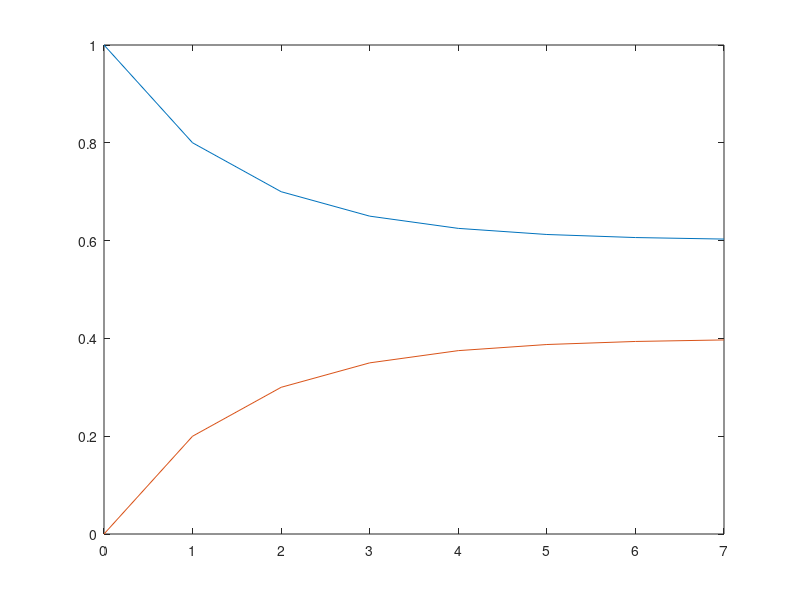

This figure's MATLAB source:
u = [1;0];
A = [.8 .3;.2 .7];
x = u;
k = [0:7];
while size(x,2) <= 7
  disp('start=======');
  disp(x);
  u = A*u; x=[x u];
  disp(x);
end
plot(k,x)